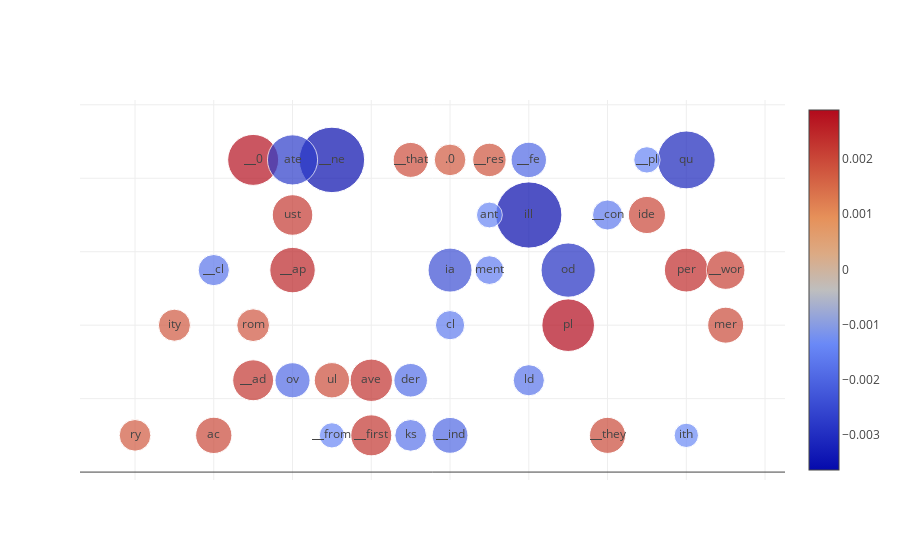

Notebook code cell kept with this figure:
### Code cell
effect_by_piece('sub_word', 'Country', 5000000)
